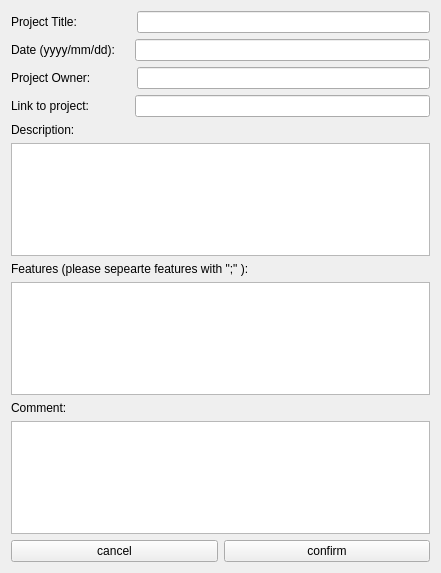
<?xml version="1.0" encoding="UTF-8"?>
<ui version="4.0">
 <class>AddProject</class>
 <widget class="QWidget" name="AddProject">
  <property name="geometry">
   <rect>
    <x>0</x>
    <y>0</y>
    <width>441</width>
    <height>573</height>
   </rect>
  </property>
  <property name="windowTitle">
   <string>Add New Project</string>
  </property>
  <layout class="QVBoxLayout" name="verticalLayout_4">
   <item>
    <layout class="QHBoxLayout" name="horizontalLayout_4">
     <item>
      <widget class="QLabel" name="label">
       <property name="text">
        <string>Project Title:                </string>
       </property>
      </widget>
     </item>
     <item>
      <widget class="QLineEdit" name="lineEdit"/>
     </item>
    </layout>
   </item>
   <item>
    <layout class="QHBoxLayout" name="horizontalLayout_5">
     <item>
      <widget class="QLabel" name="label_2">
       <property name="text">
        <string>Date (yyyy/mm/dd):    </string>
       </property>
      </widget>
     </item>
     <item>
      <widget class="QLineEdit" name="lineEdit_2"/>
     </item>
    </layout>
   </item>
   <item>
    <layout class="QHBoxLayout" name="horizontalLayout_6">
     <item>
      <widget class="QLabel" name="label_5">
       <property name="text">
        <string>Project Owner:            </string>
       </property>
      </widget>
     </item>
     <item>
      <widget class="QLineEdit" name="lineEdit_3"/>
     </item>
    </layout>
   </item>
   <item>
    <layout class="QHBoxLayout" name="horizontalLayout_7">
     <item>
      <widget class="QLabel" name="label_6">
       <property name="text">
        <string>Link to project:            </string>
       </property>
      </widget>
     </item>
     <item>
      <widget class="QLineEdit" name="lineEdit_4"/>
     </item>
    </layout>
   </item>
   <item>
    <layout class="QVBoxLayout" name="verticalLayout_2">
     <item>
      <widget class="QLabel" name="label_3">
       <property name="text">
        <string>Description:</string>
       </property>
      </widget>
     </item>
     <item>
      <widget class="QTextEdit" name="description">
       <property name="enabled">
        <bool>true</bool>
       </property>
       <property name="autoFillBackground">
        <bool>true</bool>
       </property>
       <property name="html">
        <string>&lt;!DOCTYPE HTML PUBLIC &quot;-//W3C//DTD HTML 4.0//EN&quot; &quot;http://www.w3.org/TR/REC-html40/strict.dtd&quot;&gt;
&lt;html&gt;&lt;head&gt;&lt;meta name=&quot;qrichtext&quot; content=&quot;1&quot; /&gt;&lt;style type=&quot;text/css&quot;&gt;
p, li { white-space: pre-wrap; }
&lt;/style&gt;&lt;/head&gt;&lt;body style=&quot; font-family:'.SF NS Text'; font-size:13pt; font-weight:400; font-style:normal;&quot;&gt;
&lt;p style=&quot;-qt-paragraph-type:empty; margin-top:0px; margin-bottom:0px; margin-left:0px; margin-right:0px; -qt-block-indent:0; text-indent:0px;&quot;&gt;&lt;br /&gt;&lt;/p&gt;&lt;/body&gt;&lt;/html&gt;</string>
       </property>
      </widget>
     </item>
    </layout>
   </item>
   <item>
    <layout class="QVBoxLayout" name="verticalLayout">
     <item>
      <widget class="QLabel" name="label_7">
       <property name="text">
        <string>Features (please sepearte features with &quot;;&quot; ):</string>
       </property>
      </widget>
     </item>
     <item>
      <widget class="QTextEdit" name="description_2">
       <property name="enabled">
        <bool>true</bool>
       </property>
       <property name="autoFillBackground">
        <bool>true</bool>
       </property>
       <property name="html">
        <string>&lt;!DOCTYPE HTML PUBLIC &quot;-//W3C//DTD HTML 4.0//EN&quot; &quot;http://www.w3.org/TR/REC-html40/strict.dtd&quot;&gt;
&lt;html&gt;&lt;head&gt;&lt;meta name=&quot;qrichtext&quot; content=&quot;1&quot; /&gt;&lt;style type=&quot;text/css&quot;&gt;
p, li { white-space: pre-wrap; }
&lt;/style&gt;&lt;/head&gt;&lt;body style=&quot; font-family:'.SF NS Text'; font-size:13pt; font-weight:400; font-style:normal;&quot;&gt;
&lt;p style=&quot;-qt-paragraph-type:empty; margin-top:0px; margin-bottom:0px; margin-left:0px; margin-right:0px; -qt-block-indent:0; text-indent:0px;&quot;&gt;&lt;br /&gt;&lt;/p&gt;&lt;/body&gt;&lt;/html&gt;</string>
       </property>
      </widget>
     </item>
    </layout>
   </item>
   <item>
    <layout class="QVBoxLayout" name="verticalLayout_3">
     <item>
      <widget class="QLabel" name="label_4">
       <property name="text">
        <string>Comment:   </string>
       </property>
      </widget>
     </item>
     <item>
      <widget class="QTextBrowser" name="comment">
       <property name="autoFillBackground">
        <bool>true</bool>
       </property>
      </widget>
     </item>
    </layout>
   </item>
   <item>
    <layout class="QHBoxLayout" name="horizontalLayout">
     <item>
      <widget class="QPushButton" name="pushButton_2">
       <property name="text">
        <string>cancel</string>
       </property>
      </widget>
     </item>
     <item>
      <widget class="QPushButton" name="pushButton_3">
       <property name="text">
        <string>confirm</string>
       </property>
      </widget>
     </item>
    </layout>
   </item>
  </layout>
 </widget>
 <resources/>
 <connections>
  <connection>
   <sender>pushButton_2</sender>
   <signal>clicked()</signal>
   <receiver>AddProject</receiver>
   <slot>close()</slot>
   <hints>
    <hint type="sourcelabel">
     <x>146</x>
     <y>534</y>
    </hint>
    <hint type="destinationlabel">
     <x>55</x>
     <y>523</y>
    </hint>
   </hints>
  </connection>
  <connection>
   <sender>pushButton_3</sender>
   <signal>clicked()</signal>
   <receiver>AddProject</receiver>
   <slot>createProject()</slot>
   <hints>
    <hint type="sourcelabel">
     <x>289</x>
     <y>543</y>
    </hint>
    <hint type="destinationlabel">
     <x>438</x>
     <y>516</y>
    </hint>
   </hints>
  </connection>
 </connections>
 <slots>
  <slot>createProject()</slot>
 </slots>
</ui>
